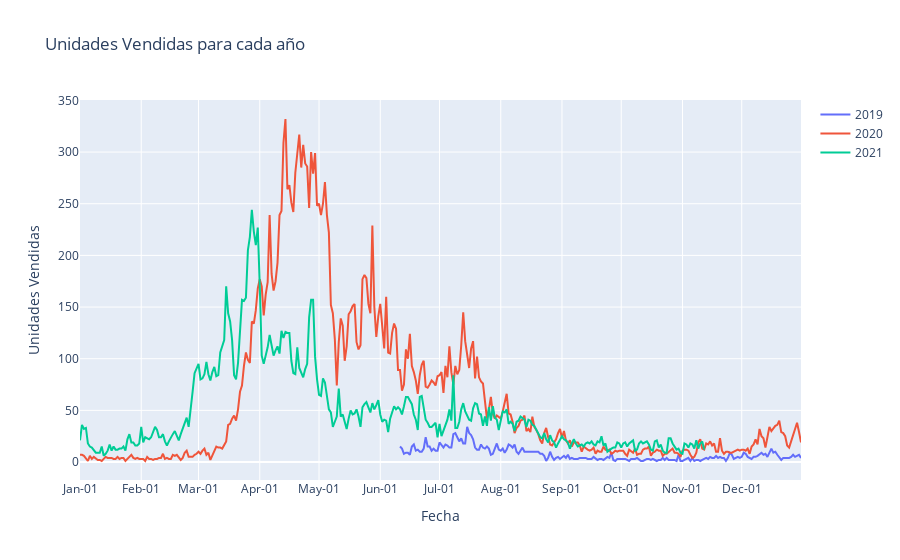

The notebook cell this image was saved under:
### Code cell
fig.layout.xaxis.tickvals = pd.date_range('2020-01', '2020-12', freq='MS')
fig.layout.xaxis.tickformat = '%b-%d'
fig.update_layout(title='Unidades Vendidas para cada año',
                   xaxis_title='Fecha',
                   yaxis_title='Unidades Vendidas')
fig.show()

### Figure 1 — Plotly figure (JSON) as saved in the notebook; plotly's stock layout.template omitted (floating-point values rounded to 4 significant figures; data arrays with more than 128 entries replaced by an {"elided": "..."} marker saying what was removed)
{"data": [{"mode": "lines", "name": "2019", "type": "scatter", "x": {"elided": "204 str values"}, "y": {"elided": "204 int values"}}, {"mode": "lines", "name": "2020", "type": "scatter", "x": {"elided": "366 str values"}, "y": {"elided": "366 int values"}}, {"mode": "lines", "name": "2021", "type": "scatter", "x": {"elided": "316 str values"}, "y": {"elided": "316 int values"}}], "layout": {"title": {"text": "Unidades Vendidas para cada año"}, "xaxis": {"tickformat": "%b-%d", "tickvals": ["2020-01-01T00:00:00", "2020-02-01T00:00:00", "2020-03-01T00:00:00", "2020-04-01T00:00:00", "2020-05-01T00:00:00", "2020-06-01T00:00:00", "2020-07-01T00:00:00", "2020-08-01T00:00:00", "2020-09-01T00:00:00", "2020-10-01T00:00:00", "2020-11-01T00:00:00", "2020-12-01T00:00:00"], "title": {"text": "Fecha"}}, "yaxis": {"title": {"text": "Unidades Vendidas"}}}}
